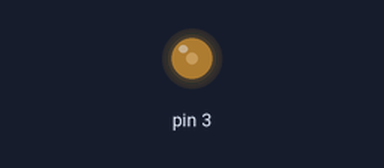
The sketch below on a simulated Arduino Uno, built with avr-gcc and run on an emulated ATmega328P. Shown: output pins drawn as LEDs (lit = HIGH).

Above: at 0.1 s.
Timing chart, 0 to 1.6 s (numbered marks = the images above):
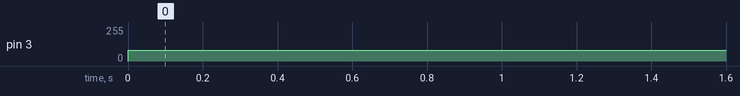

Measured:
- by itself, pin 3: 0/255 → 80/255 at 0.00 s

The sketch:

hbridge_test_3.ino
```cpp
void setup()
{

}

void loop()
{
  digitalWrite(2, LOW);
  analogWrite(3, 80);
  digitalWrite(4, HIGH);

  delay(1000);

  digitalWrite(4, LOW);
  analogWrite(3, 80);
  digitalWrite(2, HIGH);

  delay(1000);
}
```
